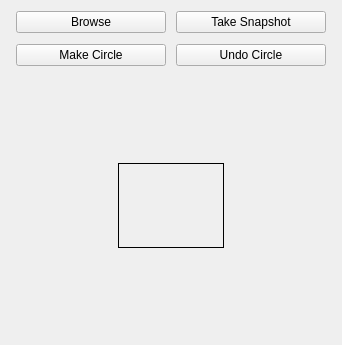
<?xml version="1.0" encoding="UTF-8"?>
<ui version="4.0">
 <class>ThumnailEditWidgetUi</class>
 <widget class="QWidget" name="ThumnailEditWidgetUi">
  <property name="geometry">
   <rect>
    <x>0</x>
    <y>0</y>
    <width>342</width>
    <height>345</height>
   </rect>
  </property>
  <property name="sizePolicy">
   <sizepolicy hsizetype="Expanding" vsizetype="Expanding">
    <horstretch>0</horstretch>
    <verstretch>0</verstretch>
   </sizepolicy>
  </property>
  <property name="windowTitle">
   <string>Snap Shot Widgeet</string>
  </property>
  <layout class="QVBoxLayout" name="verticalLayout">
   <item>
    <layout class="QHBoxLayout" name="horizontalLayout_3">
     <property name="spacing">
      <number>10</number>
     </property>
     <property name="leftMargin">
      <number>5</number>
     </property>
     <property name="topMargin">
      <number>0</number>
     </property>
     <property name="rightMargin">
      <number>5</number>
     </property>
     <property name="bottomMargin">
      <number>5</number>
     </property>
     <item>
      <widget class="QPushButton" name="m_BrowsePictureButton">
       <property name="text">
        <string>Browse</string>
       </property>
      </widget>
     </item>
     <item>
      <widget class="QPushButton" name="m_TakeSnapshotButton">
       <property name="text">
        <string>Take Snapshot</string>
       </property>
      </widget>
     </item>
    </layout>
   </item>
   <item>
    <layout class="QHBoxLayout" name="horizontalLayout_4">
     <property name="spacing">
      <number>10</number>
     </property>
     <property name="leftMargin">
      <number>5</number>
     </property>
     <property name="topMargin">
      <number>0</number>
     </property>
     <property name="rightMargin">
      <number>5</number>
     </property>
     <property name="bottomMargin">
      <number>5</number>
     </property>
     <item>
      <widget class="QPushButton" name="m_MakeCircleButton">
       <property name="text">
        <string>Make Circle</string>
       </property>
      </widget>
     </item>
     <item>
      <widget class="QPushButton" name="m_UndoCircleButton">
       <property name="text">
        <string>Undo Circle</string>
       </property>
      </widget>
     </item>
    </layout>
   </item>
   <item>
    <spacer name="verticalSpacer">
     <property name="orientation">
      <enum>Qt::Vertical</enum>
     </property>
     <property name="sizeHint" stdset="0">
      <size>
       <width>20</width>
       <height>66</height>
      </size>
     </property>
    </spacer>
   </item>
   <item>
    <layout class="QHBoxLayout" name="horizontalLayout">
     <item>
      <spacer name="horizontalSpacer">
       <property name="orientation">
        <enum>Qt::Horizontal</enum>
       </property>
       <property name="sizeHint" stdset="0">
        <size>
         <width>40</width>
         <height>20</height>
        </size>
       </property>
      </spacer>
     </item>
     <item>
      <widget class="QFrame" name="frame">
       <property name="sizePolicy">
        <sizepolicy hsizetype="Minimum" vsizetype="Minimum">
         <horstretch>0</horstretch>
         <verstretch>0</verstretch>
        </sizepolicy>
       </property>
       <property name="frameShape">
        <enum>QFrame::Box</enum>
       </property>
       <property name="frameShadow">
        <enum>QFrame::Plain</enum>
       </property>
       <layout class="QGridLayout" name="gridLayout">
        <item row="0" column="0">
         <widget class="ThumbnailViewWidget" name="m_ThumbnailViewWidget">
          <property name="sizePolicy">
           <sizepolicy hsizetype="Expanding" vsizetype="Expanding">
            <horstretch>0</horstretch>
            <verstretch>0</verstretch>
           </sizepolicy>
          </property>
          <property name="alignment">
           <set>Qt::AlignCenter</set>
          </property>
         </widget>
        </item>
       </layout>
      </widget>
     </item>
     <item>
      <spacer name="horizontalSpacer_2">
       <property name="orientation">
        <enum>Qt::Horizontal</enum>
       </property>
       <property name="sizeHint" stdset="0">
        <size>
         <width>40</width>
         <height>20</height>
        </size>
       </property>
      </spacer>
     </item>
    </layout>
   </item>
   <item>
    <spacer name="verticalSpacer_2">
     <property name="orientation">
      <enum>Qt::Vertical</enum>
     </property>
     <property name="sizeHint" stdset="0">
      <size>
       <width>20</width>
       <height>66</height>
      </size>
     </property>
    </spacer>
   </item>
  </layout>
 </widget>
 <customwidgets>
  <customwidget>
   <class>ThumbnailViewWidget</class>
   <extends>QLabel</extends>
   <header>ThumbnailViewWidget.h</header>
  </customwidget>
 </customwidgets>
 <resources/>
 <connections/>
</ui>
